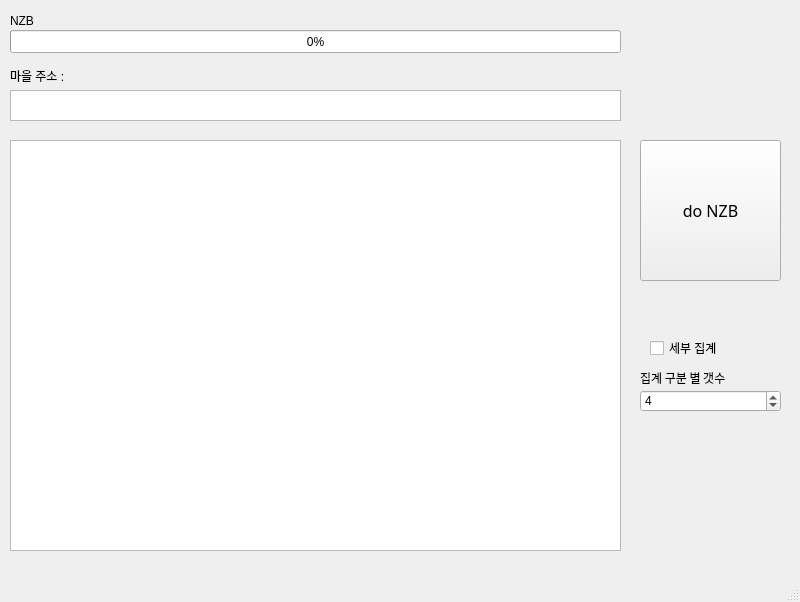
<?xml version="1.0" encoding="UTF-8"?>
<ui version="4.0">
 <class>MainWindow</class>
 <widget class="QMainWindow" name="MainWindow">
  <property name="geometry">
   <rect>
    <x>0</x>
    <y>0</y>
    <width>800</width>
    <height>600</height>
   </rect>
  </property>
  <property name="windowTitle">
   <string>NZB beta 0.1</string>
  </property>
  <widget class="QWidget" name="centralwidget">
   <property name="minimumSize">
    <size>
     <width>800</width>
     <height>580</height>
    </size>
   </property>
   <property name="maximumSize">
    <size>
     <width>800</width>
     <height>580</height>
    </size>
   </property>
   <widget class="QPushButton" name="pushButton">
    <property name="geometry">
     <rect>
      <x>640</x>
      <y>140</y>
      <width>141</width>
      <height>141</height>
     </rect>
    </property>
    <property name="font">
     <font>
      <family>굴림체</family>
      <pointsize>12</pointsize>
     </font>
    </property>
    <property name="text">
     <string>do NZB</string>
    </property>
    <property name="flat">
     <bool>false</bool>
    </property>
   </widget>
   <widget class="QLabel" name="label_nzb">
    <property name="geometry">
     <rect>
      <x>10</x>
      <y>10</y>
      <width>771</width>
      <height>21</height>
     </rect>
    </property>
    <property name="text">
     <string>NZB</string>
    </property>
   </widget>
   <widget class="QTextEdit" name="textNote">
    <property name="enabled">
     <bool>true</bool>
    </property>
    <property name="geometry">
     <rect>
      <x>10</x>
      <y>140</y>
      <width>611</width>
      <height>411</height>
     </rect>
    </property>
    <property name="font">
     <font>
      <family>굴림체</family>
      <pointsize>9</pointsize>
     </font>
    </property>
    <property name="readOnly">
     <bool>false</bool>
    </property>
   </widget>
   <widget class="QTextEdit" name="textAddress">
    <property name="geometry">
     <rect>
      <x>10</x>
      <y>90</y>
      <width>611</width>
      <height>31</height>
     </rect>
    </property>
    <property name="font">
     <font>
      <family>굴림체</family>
      <pointsize>10</pointsize>
     </font>
    </property>
    <property name="focusPolicy">
     <enum>Qt::StrongFocus</enum>
    </property>
    <property name="html">
     <string>&lt;!DOCTYPE HTML PUBLIC &quot;-//W3C//DTD HTML 4.0//EN&quot; &quot;http://www.w3.org/TR/REC-html40/strict.dtd&quot;&gt;
&lt;html&gt;&lt;head&gt;&lt;meta name=&quot;qrichtext&quot; content=&quot;1&quot; /&gt;&lt;style type=&quot;text/css&quot;&gt;
p, li { white-space: pre-wrap; }
&lt;/style&gt;&lt;/head&gt;&lt;body style=&quot; font-family:'굴림체'; font-size:10pt; font-weight:400; font-style:normal;&quot;&gt;
&lt;p style=&quot;-qt-paragraph-type:empty; margin-top:0px; margin-bottom:0px; margin-left:0px; margin-right:0px; -qt-block-indent:0; text-indent:0px;&quot;&gt;&lt;br /&gt;&lt;/p&gt;&lt;/body&gt;&lt;/html&gt;</string>
    </property>
   </widget>
   <widget class="QLabel" name="label_maxstar">
    <property name="geometry">
     <rect>
      <x>640</x>
      <y>370</y>
      <width>131</width>
      <height>16</height>
     </rect>
    </property>
    <property name="font">
     <font>
      <family>굴림체</family>
     </font>
    </property>
    <property name="text">
     <string>집계 구분 별 갯수</string>
    </property>
   </widget>
   <widget class="QLabel" name="label">
    <property name="geometry">
     <rect>
      <x>10</x>
      <y>60</y>
      <width>321</width>
      <height>31</height>
     </rect>
    </property>
    <property name="text">
     <string>마을 주소 :</string>
    </property>
   </widget>
   <widget class="QProgressBar" name="progressBar">
    <property name="geometry">
     <rect>
      <x>10</x>
      <y>30</y>
      <width>611</width>
      <height>23</height>
     </rect>
    </property>
    <property name="value">
     <number>0</number>
    </property>
    <property name="textVisible">
     <bool>true</bool>
    </property>
    <property name="orientation">
     <enum>Qt::Horizontal</enum>
    </property>
    <property name="invertedAppearance">
     <bool>false</bool>
    </property>
    <property name="textDirection">
     <enum>QProgressBar::TopToBottom</enum>
    </property>
   </widget>
   <widget class="QCheckBox" name="checkBox">
    <property name="geometry">
     <rect>
      <x>650</x>
      <y>340</y>
      <width>81</width>
      <height>16</height>
     </rect>
    </property>
    <property name="text">
     <string>세부 집계</string>
    </property>
    <property name="checked">
     <bool>false</bool>
    </property>
   </widget>
   <widget class="QSpinBox" name="spinBox">
    <property name="geometry">
     <rect>
      <x>640</x>
      <y>390</y>
      <width>141</width>
      <height>22</height>
     </rect>
    </property>
    <property name="value">
     <number>4</number>
    </property>
   </widget>
  </widget>
  <widget class="QStatusBar" name="statusbar"/>
 </widget>
 <resources/>
 <connections/>
</ui>
